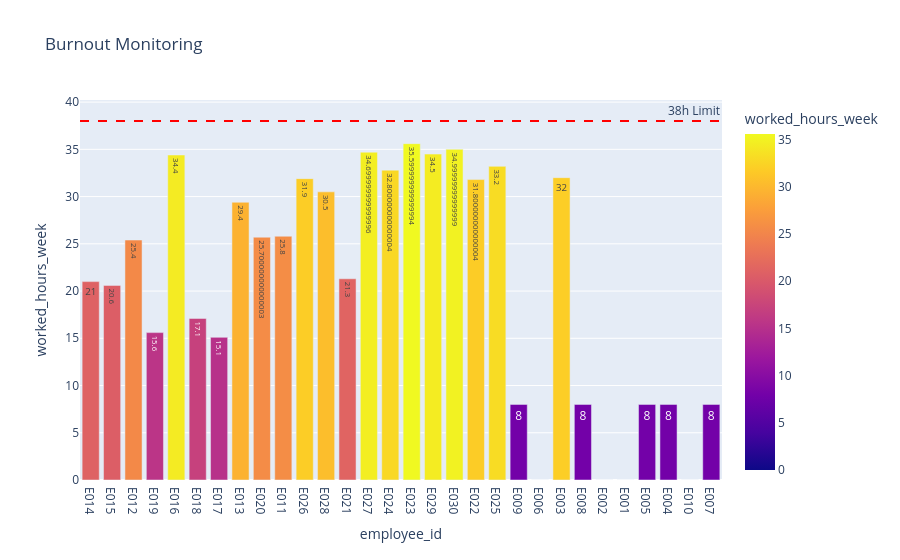

The cell this chart's notebook holds for it:
### Code cell
fig = px.bar(

    employee_score,

    x="employee_id",

    y="worked_hours_week",

    color="worked_hours_week",

    text="worked_hours_week",

    title="Burnout Monitoring"

)

fig.add_hline(

    y=38,

    line_dash="dash",

    line_color="red",

    annotation_text="38h Limit"

)

fig.show()

### Figure 1 — Plotly figure (JSON) as saved in the notebook; plotly's stock layout.template omitted (floating-point values rounded to 4 significant figures)
{"data": [{"hovertemplate": "employee_id=%{x}<br>worked_hours_week=%{marker.color}<extra></extra>", "legendgroup": "", "marker": {"color": [21.0, 20.6, 25.4, 15.6, 34.4, 17.1, 15.1, 29.4, 25.7, 25.8, 31.9, 30.5, 21.3, 34.7, 32.8, 35.6, 34.5, 35.0, 31.8, 33.2, 8.0, 0.0, 32.0, 8.0, 0.0, 0.0, 8.0, 8.0, 0.0, 8.0], "coloraxis": "coloraxis", "pattern": {"shape": ""}}, "name": "", "orientation": "v", "showlegend": false, "text": [21.0, 20.6, 25.4, 15.6, 34.4, 17.1, 15.1, 29.4, 25.7, 25.8, 31.9, 30.5, 21.3, 34.7, 32.8, 35.6, 34.5, 35.0, 31.8, 33.2, 8.0, 0.0, 32.0, 8.0, 0.0, 0.0, 8.0, 8.0, 0.0, 8.0], "textposition": "auto", "type": "bar", "x": ["E014", "E015", "E012", "E019", "E016", "E018", "E017", "E013", "E020", "E011", "E026", "E028", "E021", "E027", "E024", "E023", "E029", "E030", "E022", "E025", "E009", "E006", "E003", "E008", "E002", "E001", "E005", "E004", "E010", "E007"], "xaxis": "x", "y": [21.0, 20.6, 25.4, 15.6, 34.4, 17.1, 15.1, 29.4, 25.7, 25.8, 31.9, 30.5, 21.3, 34.7, 32.8, 35.6, 34.5, 35.0, 31.8, 33.2, 8.0, 0.0, 32.0, 8.0, 0.0, 0.0, 8.0, 8.0, 0.0, 8.0], "yaxis": "y"}], "layout": {"annotations": [{"showarrow": false, "text": "38h Limit", "x": 1, "xanchor": "right", "xref": "x domain", "y": 38, "yanchor": "bottom", "yref": "y"}], "barmode": "relative", "coloraxis": {"colorbar": {"title": {"text": "worked_hours_week"}}, "colorscale": [[0, "#0d0887"], [0.1111, "#46039f"], [0.2222, "#7201a8"], [0.3333, "#9c179e"], [0.4444, "#bd3786"], [0.5556, "#d8576b"], [0.6667, "#ed7953"], [0.7778, "#fb9f3a"], [0.8889, "#fdca26"], [1, "#f0f921"]]}, "legend": {"tracegroupgap": 0}, "shapes": [{"line": {"color": "red", "dash": "dash"}, "type": "line", "x0": 0, "x1": 1, "xref": "x domain", "y0": 38, "y1": 38, "yref": "y"}], "title": {"text": "Burnout Monitoring"}, "xaxis": {"anchor": "y", "domain": [0, 1], "title": {"text": "employee_id"}}, "yaxis": {"anchor": "x", "domain": [0, 1], "title": {"text": "worked_hours_week"}}}}
